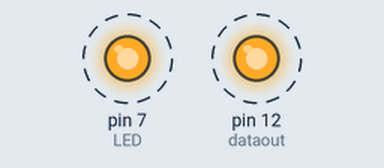
This sketch was run on a simulated Arduino Uno, built with avr-gcc and run on an emulated ATmega328P. Parts: output pins drawn as LEDs (lit = HIGH). Dashed ring = blinking. No radio packets arrive unless stated; what the sketch prints to the serial monitor is not drawn.

Above: at 0.6 s.
Timing chart, 0 to 5.0 s (numbered marks = the images above):
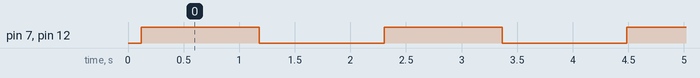

The sketch:

Radio_Frequency_Transmitter.ino
```cpp
#include <RH_ASK.h>
#include <SPI.h>

RH_ASK driver;

#define dataout 12
#define LED 7

void setup()
{

   pinMode(dataout, OUTPUT);
   pinMode(LED, OUTPUT);
   Serial.begin(9600);    // Debugging only
   if (!driver.init())
        Serial.println("init failed");
}

void loop()
{
    const char *msg = "Welcome to Design-3 Lab!";
    Serial.println("Sending MESSAGE...");
    driver.send((uint8_t *)msg, strlen(msg));
    driver.waitPacketSent();


    char *ON = "1";
    driver.send((uint8_t *)ON, strlen(ON));
    driver.waitPacketSent();
    Serial.println(*ON);
    digitalWrite(LED, HIGH);
    digitalWrite(dataout, HIGH);
    delay(1000);

    char *OFF = "0";
    driver.send((uint8_t *)OFF, strlen(OFF));
    driver.waitPacketSent();
    Serial.println(*OFF);
    digitalWrite(LED, LOW);
    digitalWrite(dataout, LOW);
    delay(1000);


 }
```

Measured:
- by itself, pin 7 (LED), pin 12 (dataout): alternates HIGH for 1.1 s and LOW for 1.1 s
